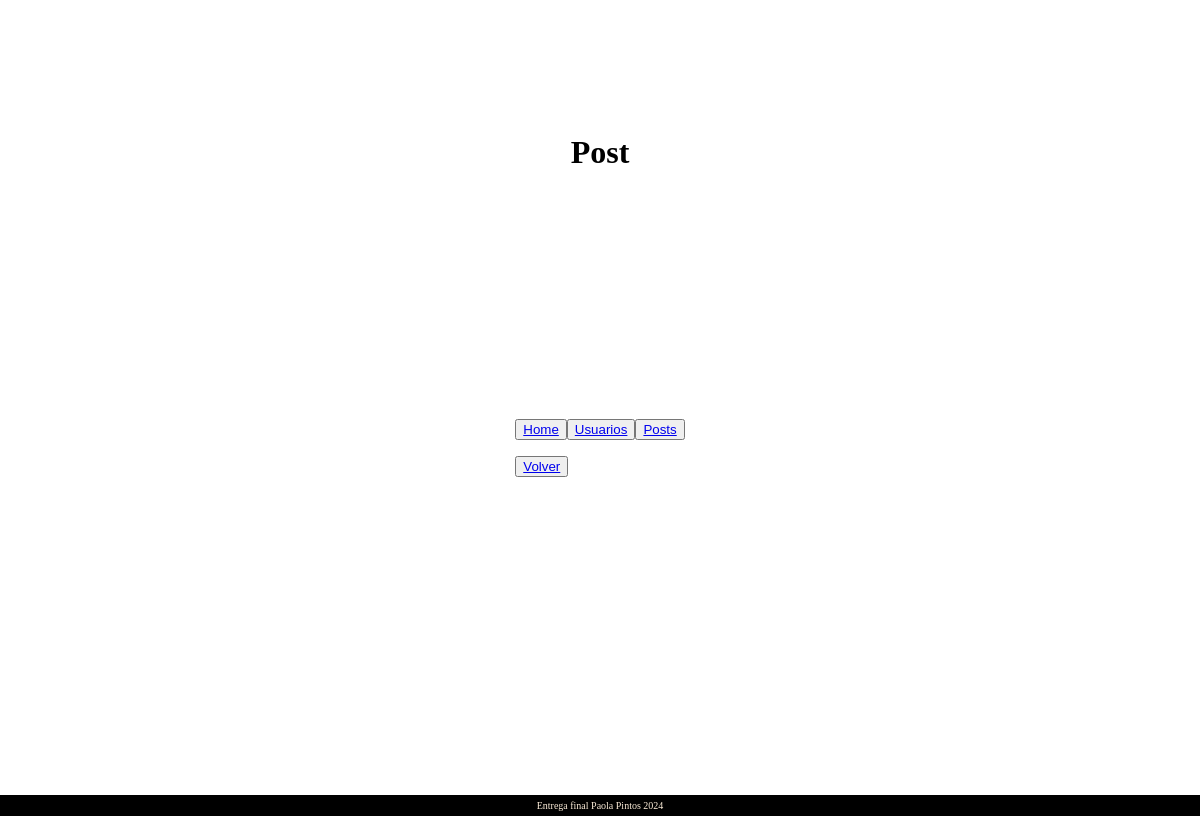
/posts/post/list, run on an earlier commit of the app's database.
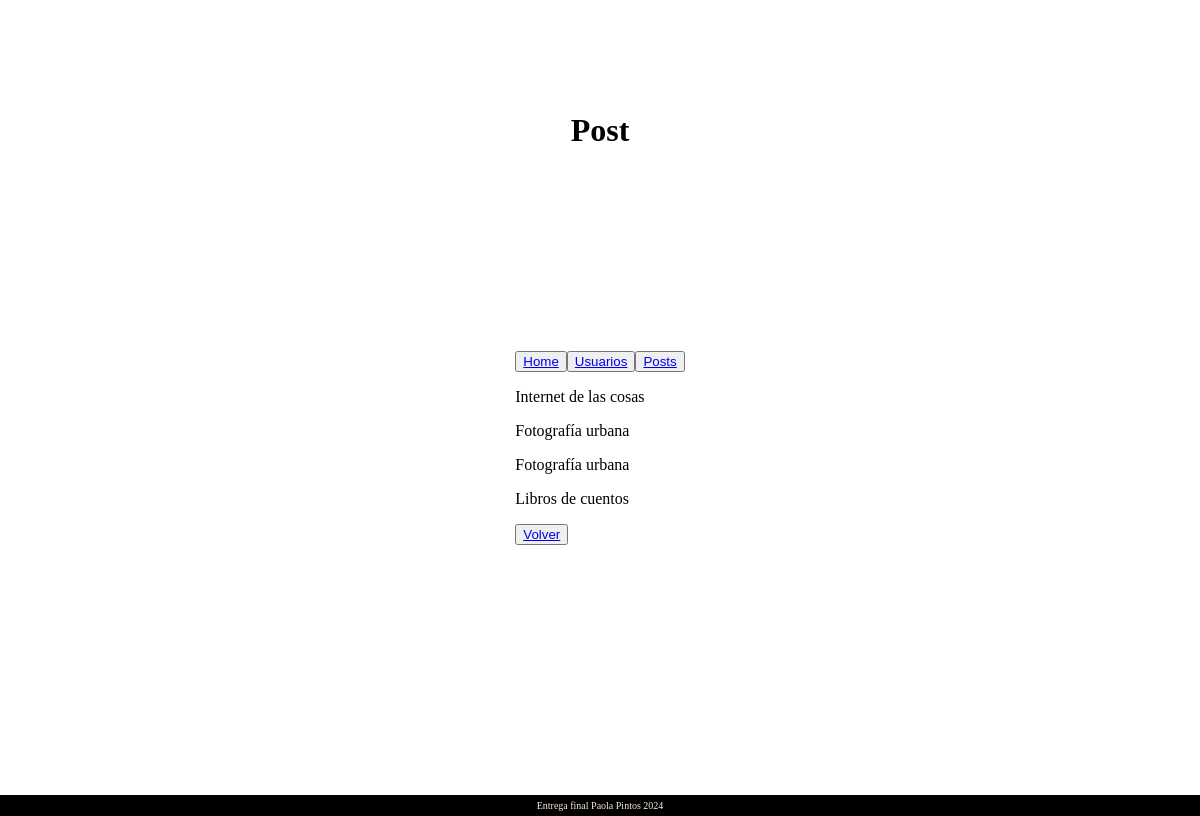
And on a later commit of the database.
### posts/models.py (models this page shows)
class Post(models.Model):
    titulo = models.CharField(max_length=50)
    texto = models.TextField(max_length=500)
    tema = models.ForeignKey(TemaPost, on_delete=models.SET_NULL, null=True)
    def __str__(self):
        return self.titulo

### posts/views.py (the view)
# urls.py: path("post/list", views.post_list, name="post_list"),
def post_list(request):
    posts = Post.objects.all()
    contexto = {"posts": posts}
    return render(request, "posts/post_list.html", contexto)

### posts/templates/posts/post_list.html
{% extends 'main/base.html' %}
{% block header %}
Post
{% endblock header %}
{% block main %}
<div>
{% for post in posts %}
<p>{{post}}</p>
{% endfor %}
</div>
<p>
    <button><a href="{% url 'posts:index' %}">Volver</a></button>
</p>
{% endblock main %}

### main/templates/main/base.html (shortened to what this page needs)
<!DOCTYPE html>
<html lang="en">
<head>
</head>
<body style="display: grid; justify-content: center; align-items: center; height: 100vh;">
    <header>
        <h1 style="display: flex; justify-content: center;">
            {% block header %}
            {% endblock header %}
        </h1>
    </header>
    <main>
        <div>
            <p>
                {% include 'main/componentes/navbar.html' %}
            </p>
            {% block main %}
            {% endblock main %}
        </div>
    </main>
    <footer>
        {% include 'main/componentes/footer.html' %}
    </footer>
</body>
</html>

### main/templates/main/componentes/navbar.html
<navbar style="display: flex; justify-content: center;">
    <button><a href="{% url 'main:index' %}">Home</a></button>
    <button><a href="{% url 'usuarios:index' %}">Usuarios</a></button>
    <button><a href="{% url 'posts:index' %}">Posts</a></button>
</navbar>

### main/templates/main/componentes/footer.html
<footer>
    <p
        style="position: fixed; bottom: 0; left: 0 ; right: 0; background-color: black; color: antiquewhite; padding: 5px;text-align: center; font-size: x-small ; margin: 0;">
        Entrega final Paola Pintos 2024</p>
</footer>

What changed in the data, as far as the page shows it:
added Post: titulo "Internet de las cosas"
added Post: titulo "Fotografía urbana"
added Post: titulo "Fotografía urbana"
added Post: titulo "Libros de cuentos"
